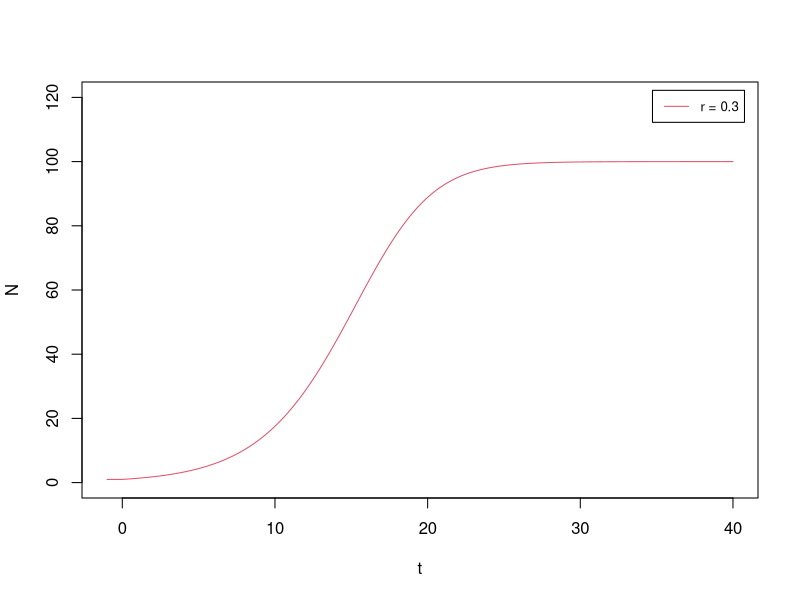
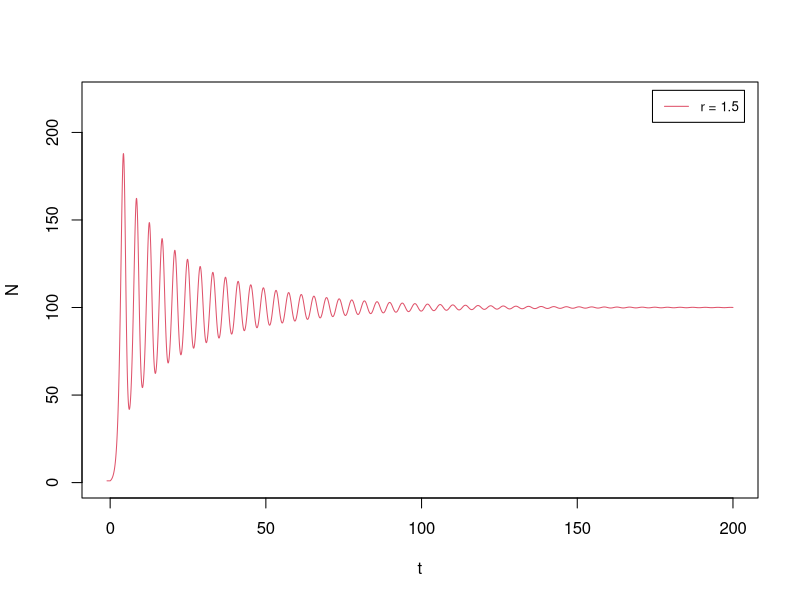
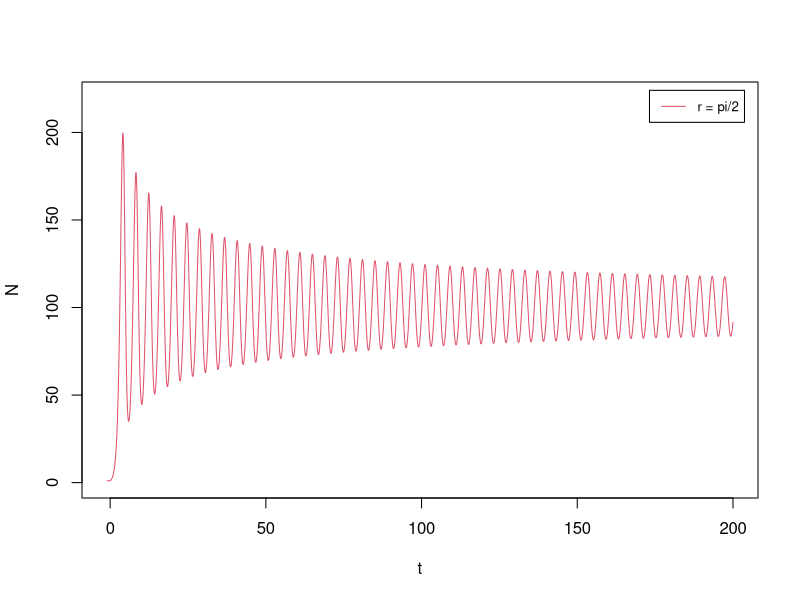
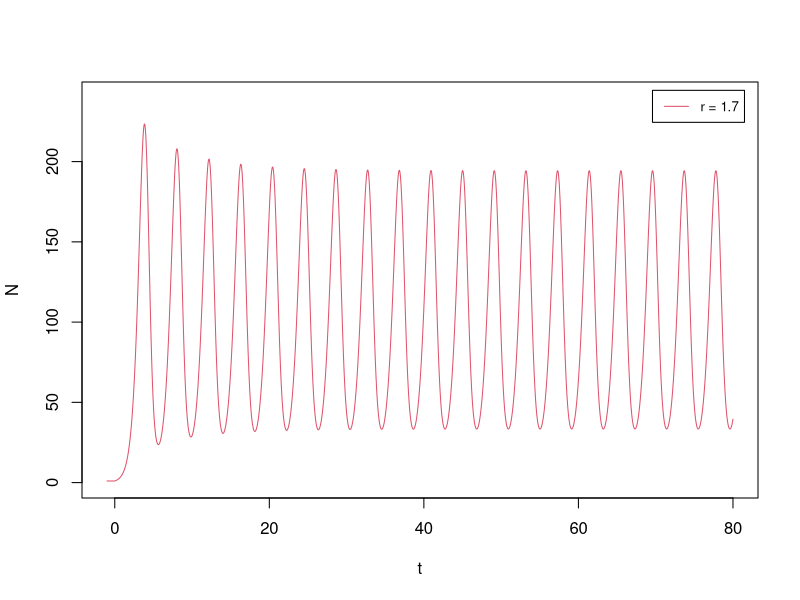
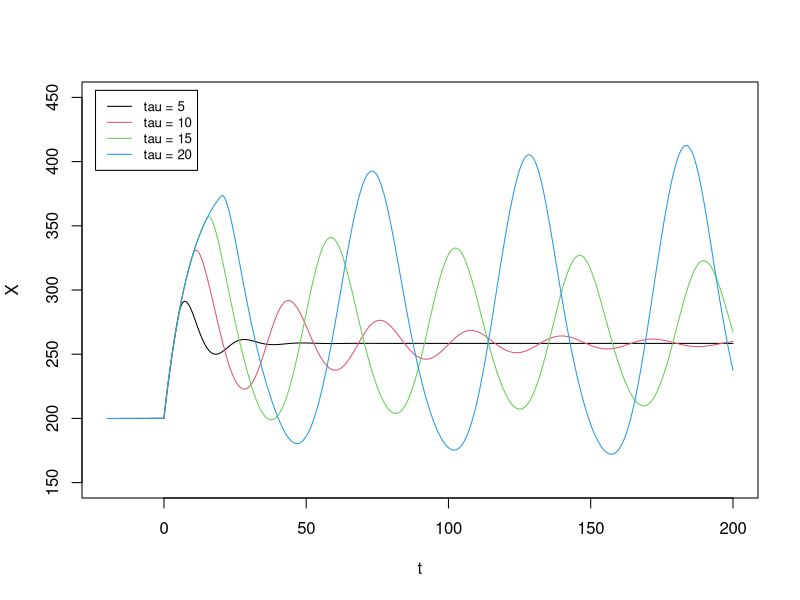
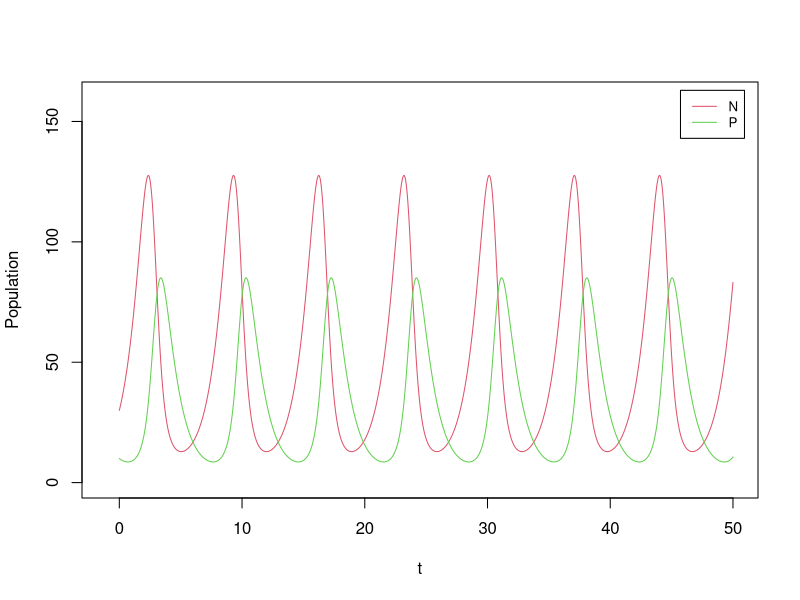
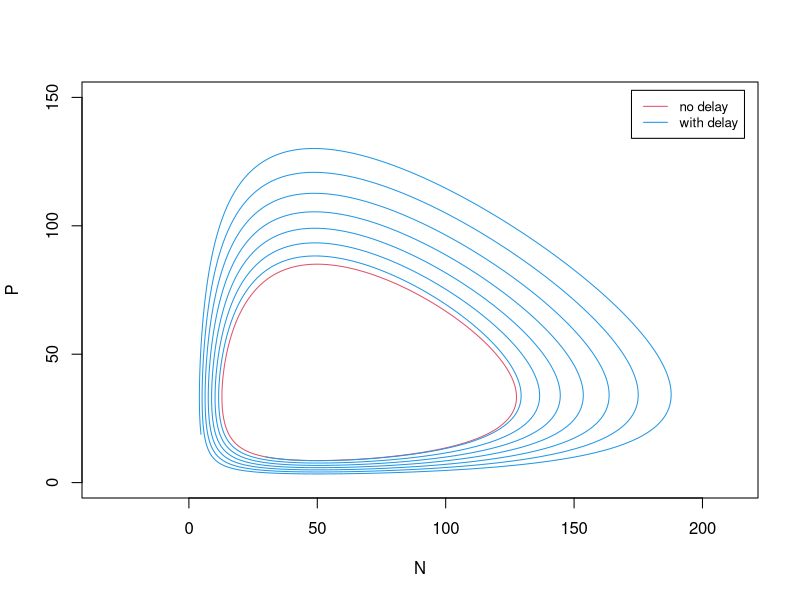

Generate these figures, in order, with R:
## ---- chunk 1
# Heun (2nd-order) integrator for a DDE with one constant delay (same as Part 4A)
DDE_Heun <- function(derivs, t0, X0, t.total, dt, tau, ...) {
  t_all <- seq(t0 - tau, t.total, by = dt)
  n_all <- length(t_all)
  X_all <- numeric(n_all)
  n_delay <- as.integer(tau / dt)
  X_all[1:(n_delay + 1)] <- X0
  for (i in (n_delay + 1):(n_all - 1)) {
    k1 <- dt * derivs(t_all[i], X_all[i], X_all[i - n_delay], ...)
    X_all[i + 1] <- X_all[i] + k1
    k2 <- dt * derivs(t_all[i + 1], X_all[i + 1], X_all[i + 1 - n_delay], ...)
    X_all[i + 1] <- X_all[i] + (k1 + k2) / 2
  }
  cbind(t_all, X_all)
}
## ---- chunk 2
dN_logistic_delays <- function(t, N, N_old, r, B) r * N * (1 - N_old / B)

# (r, total time, x-max, y-max) for the four regimes
cases <- list(c(0.3, 40, 40, 120), c(1.5, 200, 200, 220),
              c(pi / 2, 200, 200, 220), c(1.7, 80, 80, 240))
labs <- c("r = 0.3", "r = 1.5", "r = pi/2", "r = 1.7")

for (j in seq_along(cases)) {
  cs <- cases[[j]]
  res <- DDE_Heun(dN_logistic_delays, 0, 1, cs[2], 0.01, 1, r = cs[1], B = 100)
  plot(res[, 1], res[, 2], type = "l", col = 2, xlab = "t", ylab = "N",
       xlim = c(-1, cs[3]), ylim = c(0, cs[4]))
  legend("topright", inset = 0.02, legend = labs[j], col = 2, lty = 1, cex = 0.8)
}
## ---- chunk 3
hill_inh <- function(X, X_th, n) 1 / (1 + (X / X_th)^n)

# delayed self-inhibition: repression depends on X at the earlier time (X_old)
f_1g_self_inh_delays <- function(t, X, X_old, g0, g1, X_th, n, k) {
  g0 + g1 * hill_inh(X_old, X_th, n) - k * X
}

tau_all <- seq(5, 20, 5)
plot(NULL, xlab = "t", ylab = "X", xlim = c(-20, 200), ylim = c(150, 450))
for (j in seq_along(tau_all)) {
  res <- DDE_Heun(f_1g_self_inh_delays, 0, 200, 200, 0.01, tau_all[j],
                  g0 = 10, g1 = 60, X_th = 200, n = 4, k = 0.1)
  lines(res[, 1], res[, 2], col = j)
}
legend("topleft", inset = 0.02, legend = paste0("tau = ", tau_all),
       col = seq_along(tau_all), lty = 1, cex = 0.8)
## ---- chunk 4
# Lotka-Volterra with delays; Xs is (N, P) now, Xs_old is (N, P) a delay ago
derivs_LV_delays <- function(t, Xs, Xs_old, a, b, c, d) {
  c(Xs[1] * (a - b * Xs_old[2]), Xs[2] * (c * Xs_old[1] - d))
}

# Heun DDE integrator for a generic multi-variable system (vector state + history)
DDE_Heun_generic <- function(derivs, t0, X0, t.total, dt, tau, ...) {
  t_all <- seq(t0 - tau, t.total, by = dt)
  nt <- length(t_all)
  X_all <- matrix(0, nt, length(X0))
  n_delay <- as.integer(tau / dt)
  for (i in 1:(n_delay + 1)) X_all[i, ] <- X0
  for (i in (n_delay + 1):(nt - 1)) {
    k1 <- dt * derivs(t_all[i], X_all[i, ], X_all[i - n_delay, ], ...)
    X_all[i + 1, ] <- X_all[i, ] + k1
    k2 <- dt * derivs(t_all[i + 1], X_all[i + 1, ], X_all[i + 1 - n_delay, ], ...)
    X_all[i + 1, ] <- X_all[i, ] + (k1 + k2) / 2
  }
  cbind(t_all, X_all)
}
## ---- chunk 5
a <- 1; b <- 0.03; c <- 0.02; d <- 1; X0 <- c(30, 10)
res_nodelay <- DDE_Heun_generic(derivs_LV_delays, 0, X0, 50, 0.01, 0,    a, b, c, d)
res_delay   <- DDE_Heun_generic(derivs_LV_delays, 0, X0, 50, 0.01, 0.01, a, b, c, d)

# time courses without delay: the usual oscillation
plot(res_nodelay[, 1], res_nodelay[, 2], type = "l", col = 2, xlab = "t",
     ylab = "Population", xlim = c(-1, 50), ylim = c(0, 160))
lines(res_nodelay[, 1], res_nodelay[, 3], col = 3)
legend("topright", inset = 0.02, legend = c("N", "P"), col = c(2, 3), lty = 1, cex = 0.8)
## ---- chunk 6
#| fig-width: 5
#| fig-height: 5
# phase plane: the delay turns the closed orbit into an outward spiral
plot(res_nodelay[, 2], res_nodelay[, 3], type = "l", col = 2, xlab = "N", ylab = "P",
     xlim = c(0, 180), ylim = c(0, 150), asp = 1)
lines(res_delay[, 2], res_delay[, 3], col = 4)
legend("topright", inset = 0.02, legend = c("no delay", "with delay"),
       col = c(2, 4), lty = 1, cex = 0.8)
